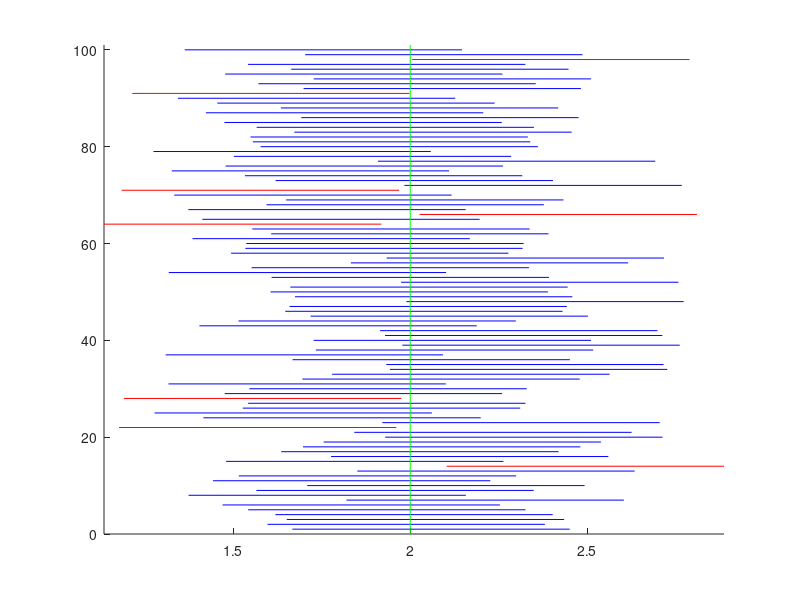

This figure's MATLAB source:
%% Problem 1: Simulering av konfidensintervall

% Parametrar:
n = 25; %Antal matningar
mu = 2; %Vantevardet
sigma = 1; %Standardavvikelsen
alpha = 0.05;

%Simulerar n observationer for varje intervall
x = normrnd(mu, sigma,n,100); %n x 100 matris med varden

%Skattar mu med medelvardet
xbar = mean(x); %vektor med 100 medelvarden.

%Beraknar de undre och ovre granserna
undre = xbar - norminv(1-alpha/2)*sigma/sqrt(n);
ovre = xbar + norminv(1-alpha/2)*sigma/sqrt(n);

%Ritar upp alla intervall
figure(1)
hold on
for k=1:100
    if ovre(k) < mu % Rodmarkerar intervall som missar mu
        plot([undre(k) ovre(k)],[k k],'r')
        elseif undre(k) > mu
        plot([undre(k) ovre(k)],[k k],'r')
    else
        plot([undre(k) ovre(k)],[k k],'b')
    end
end

%b1
b1 = min(xbar - norminv(1 - alpha/2)*sigma/sqrt(n));
b2 = max(xbar + norminv(1 - alpha/2)*sigma/sqrt(n));
axis([b1 b2 0 101]) %Tar bort outnyttjat utrymme i figuren

%Ritar ut det sanna vardet
plot([mu mu],[0 101],'g')
hold off